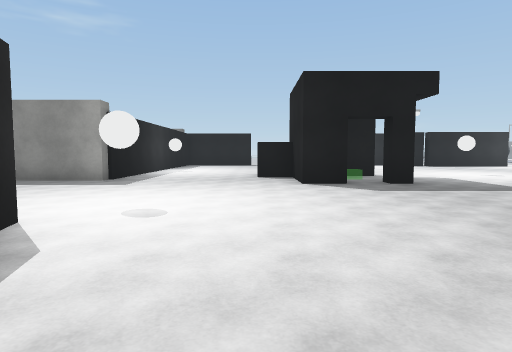
[1] (above)

22 first-person views from a walk through a 3-D level made in the Unity game engine. The camera is 1.4 m above the floor, tilts 4° down and sees 75° across. Doors are open. The floor is counted in squares, 2 m on a side. Each view is taken from the middle of a square. On the plan, view 1 faces up. The plan holds only what a view shows up to about 10 squares ahead; the rest is blank. The place goes on beyond the plan. Surface patterns are stand-ins for the level's own textures.

[2]
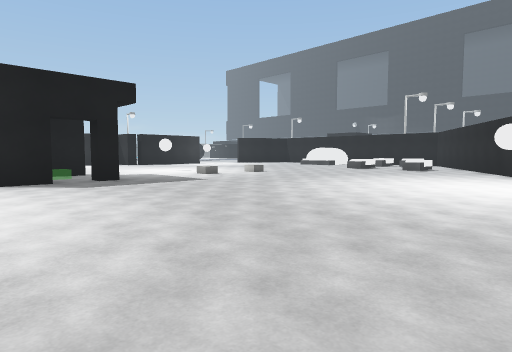

[3]
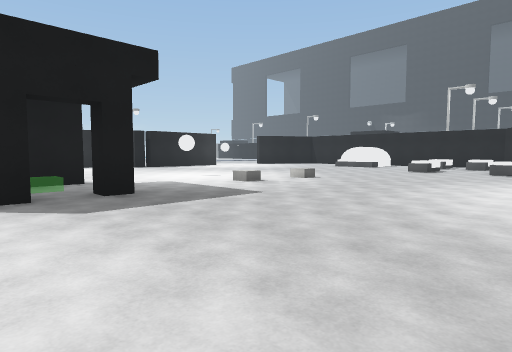

[4]
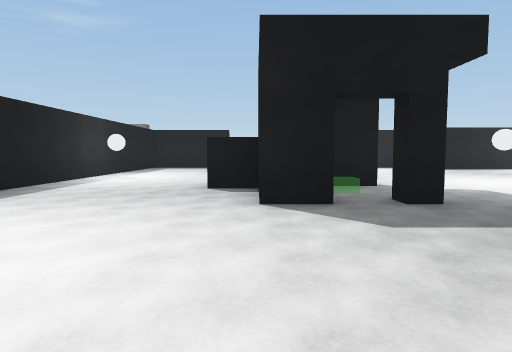

[5]
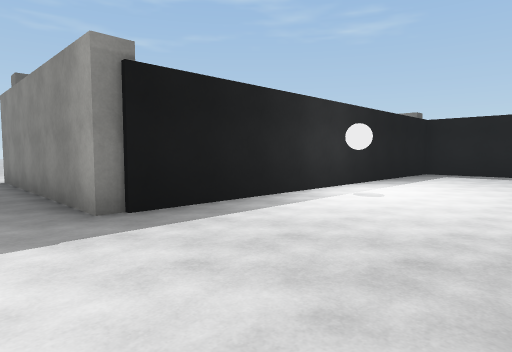

[6]
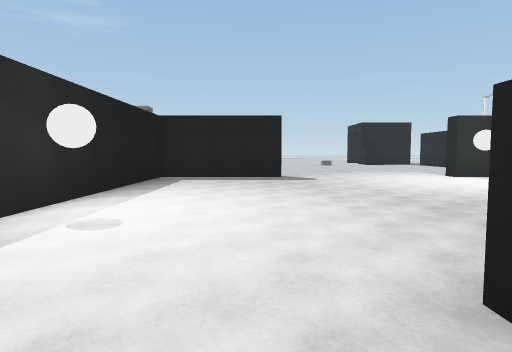

[7]
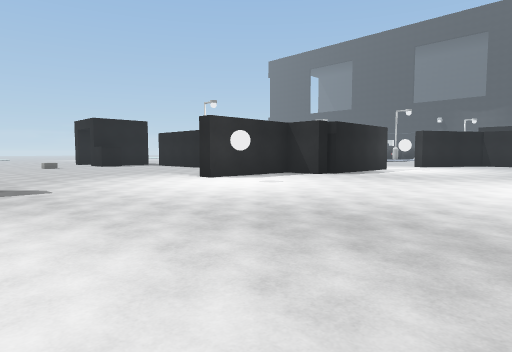

[8]
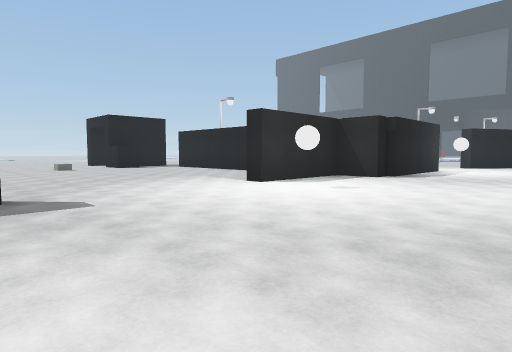

[9]
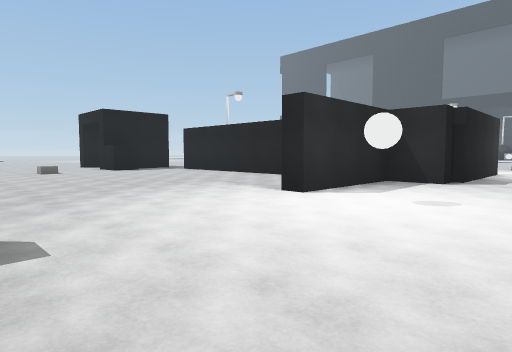

[10]
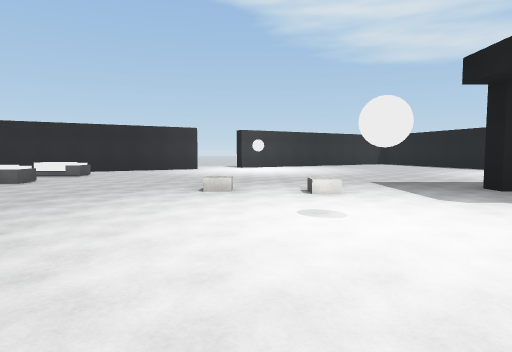

[11]
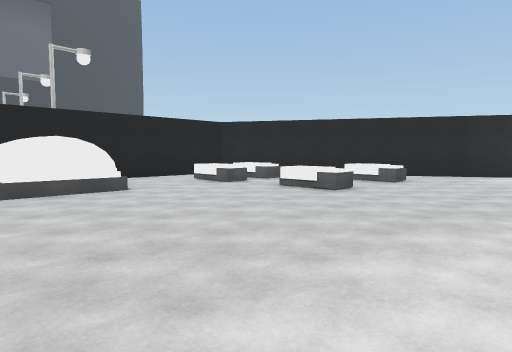

[12]
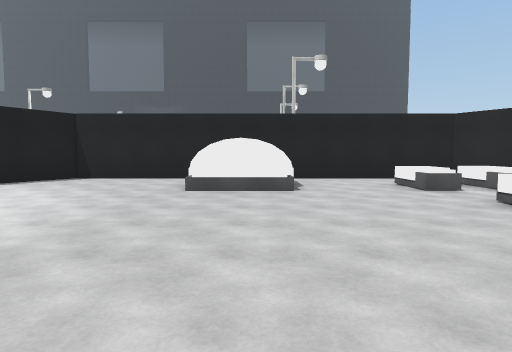

[13]
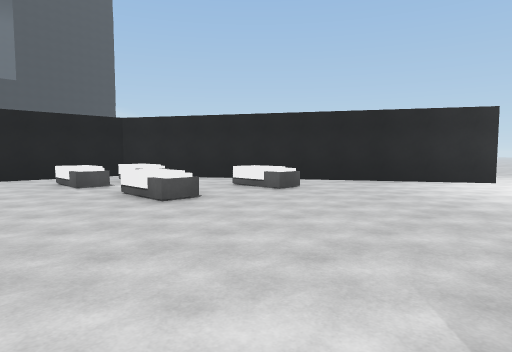

[14]
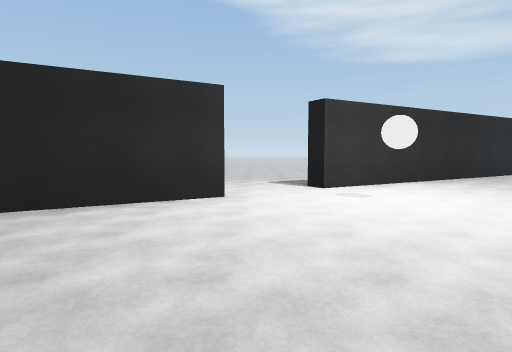

[15]
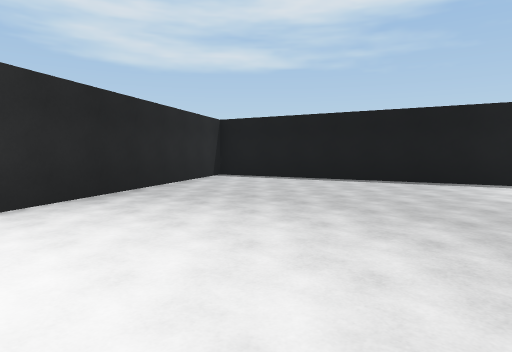

[16]
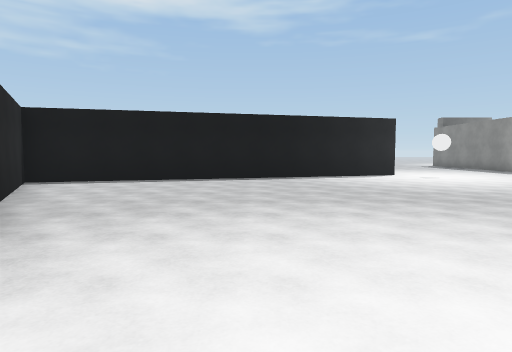

[17]
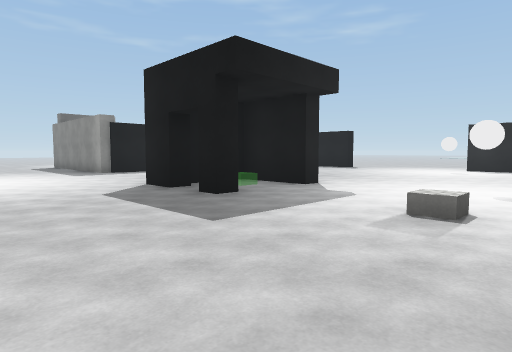

[18]
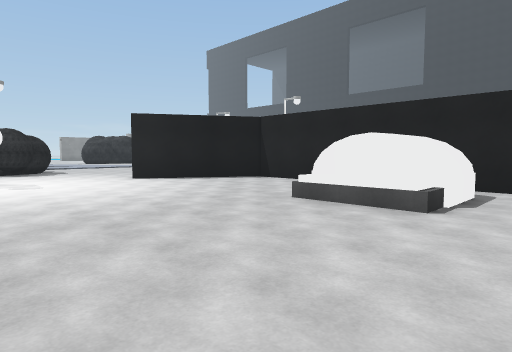

[19]
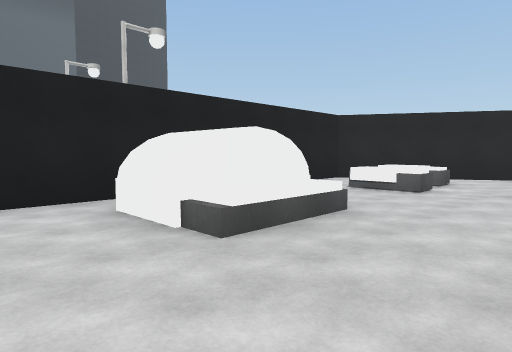

[20]
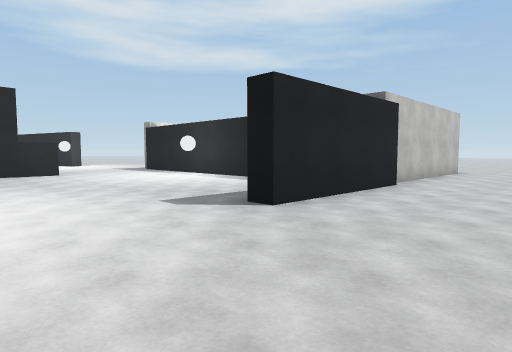

[21]
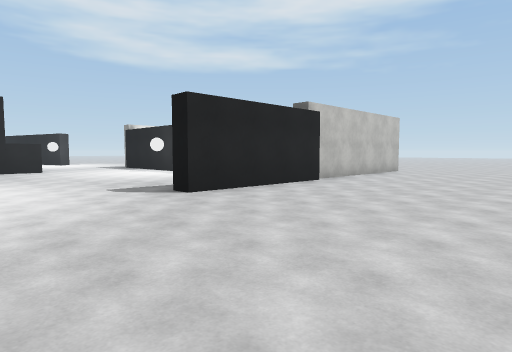

[22]
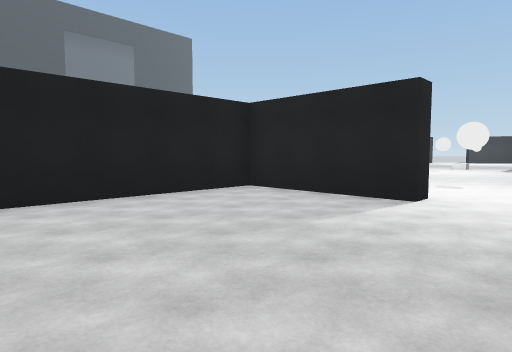

### Floor plan
Points are (right, up) in squares from view 1. A wall is a line through its corners. A room is listed if a view was taken in it or the views show most of it. See-through windows are left out.
Room 1 (views 1, 2, 3, 4, 5, 6, 7, 8, 9, 10, 11, 12, 13, 14, 15, 16, 17, 18, 19, 20, 21, 22)
walls: (3.6, 10.5) (3.6, 10) (1.5, 10); (1.6, 7.5) (1.1, 7.5) (1.1, 9.3); (8.8, 17.3) (8.1, 17.3) (8.1, 18.5) (4.7, 18.5) (4.7, 19.1) (8.1, 19.1) (8.1, 23.4); (12.1, 17) (8.8, 17); (-2.4, 3.4) (0.2, -6.4) (8.7, -1.5); (10.5, -0.3) (19, 4.7) (19, 14.9) (15.9, 16.7); (-4.4, 19.1) (-0.3, 19.1) (-0.3, 18.5) (-3.7, 18.5) (-3.7, 8.3) (-6.5, 8.3); (-6.5, 18.9) (-4.5, 18.9)
ways out: opening at (9.7, -1); opening at (15, 19)
objects: black cube (0, 10) to (1, 10); black block (2, 8); black block (3, 8); bed (13, 4) to (14, 4); bed (14, 6); bed (16, 5) to (17, 5); bed (16, 6) to (17, 7); bed (17, 9) to (18, 11)

Where each view was taken, in squares from view 1:
view 1: 0 up, 0 right, facing up
view 2: 1 down, 0 right, facing up-right
view 3: 2 up, 1 right, facing up-right
view 4: 3 up, 1 right, facing up
view 5: 7 up, 0 right, facing up-left
view 6: 9 up, 1 left, facing up
view 7: 11 up, 1 left, facing up-right
view 8: 13 up, 1 left, facing up-right
view 9: 15 up, 0 right, facing up-right
view 10: 14 up, 8 right, facing down
view 11: 12 up, 10 right, facing down-right
view 12: 10 up, 10 right, facing right
view 13: 9 up, 9 right, facing down-right
view 14: 5 up, 10 right, facing down
view 15: 2 up, 7 right, facing down-left
view 16: 1 down, 8 right, facing left
view 17: 4 up, 8 right, facing up-left
view 18: 8 up, 12 right, facing up-right
view 19: 13 up, 14 right, facing down-right
view 20: 22 up, 3 right, facing down-left
view 21: 24 up, 3 right, facing down-left
view 22: 24 up, 3 right, facing down-right
